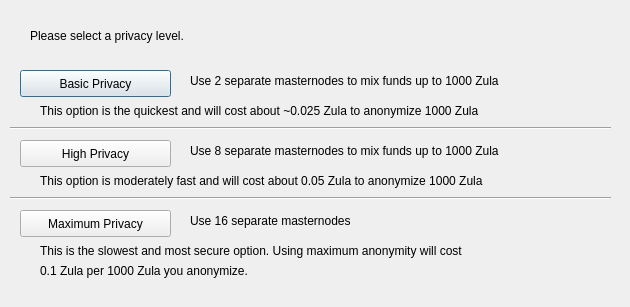
<?xml version="1.0" encoding="UTF-8"?>
<ui version="4.0">
 <class>DarksendConfig</class>
 <widget class="QDialog" name="DarksendConfig">
  <property name="geometry">
   <rect>
    <x>0</x>
    <y>0</y>
    <width>630</width>
    <height>307</height>
   </rect>
  </property>
  <property name="windowTitle">
   <string>Configure PrivateSend</string>
  </property>
  <widget class="QPushButton" name="buttonBasic">
   <property name="geometry">
    <rect>
     <x>20</x>
     <y>70</y>
     <width>151</width>
     <height>27</height>
    </rect>
   </property>
   <property name="text">
    <string>Basic Privacy</string>
   </property>
  </widget>
  <widget class="QPushButton" name="buttonHigh">
   <property name="geometry">
    <rect>
     <x>20</x>
     <y>140</y>
     <width>151</width>
     <height>27</height>
    </rect>
   </property>
   <property name="text">
    <string>High Privacy</string>
   </property>
  </widget>
  <widget class="QPushButton" name="buttonMax">
   <property name="geometry">
    <rect>
     <x>20</x>
     <y>210</y>
     <width>151</width>
     <height>27</height>
    </rect>
   </property>
   <property name="text">
    <string>Maximum Privacy</string>
   </property>
  </widget>
  <widget class="QLabel" name="label">
   <property name="geometry">
    <rect>
     <x>30</x>
     <y>20</y>
     <width>571</width>
     <height>31</height>
    </rect>
   </property>
   <property name="text">
    <string>Please select a privacy level.</string>
   </property>
  </widget>
  <widget class="QLabel" name="label_2">
   <property name="geometry">
    <rect>
     <x>190</x>
     <y>70</y>
     <width>421</width>
     <height>21</height>
    </rect>
   </property>
   <property name="text">
    <string>Use 2 separate masternodes to mix funds up to 1000 Zula</string>
   </property>
  </widget>
  <widget class="QLabel" name="label_3">
   <property name="geometry">
    <rect>
     <x>190</x>
     <y>140</y>
     <width>411</width>
     <height>21</height>
    </rect>
   </property>
   <property name="text">
    <string>Use 8 separate masternodes to mix funds up to 1000 Zula</string>
   </property>
  </widget>
  <widget class="QLabel" name="label_4">
   <property name="geometry">
    <rect>
     <x>190</x>
     <y>210</y>
     <width>421</width>
     <height>21</height>
    </rect>
   </property>
   <property name="text">
    <string>Use 16 separate masternodes</string>
   </property>
  </widget>
  <widget class="QLabel" name="label_6">
   <property name="geometry">
    <rect>
     <x>40</x>
     <y>100</y>
     <width>561</width>
     <height>21</height>
    </rect>
   </property>
   <property name="text">
    <string>This option is the quickest and will cost about ~0.025 Zula to anonymize 1000 Zula</string>
   </property>
  </widget>
  <widget class="QLabel" name="label_7">
   <property name="geometry">
    <rect>
     <x>40</x>
     <y>170</y>
     <width>561</width>
     <height>21</height>
    </rect>
   </property>
   <property name="text">
    <string>This option is moderately fast and will cost about 0.05 Zula to anonymize 1000 Zula</string>
   </property>
  </widget>
  <widget class="QLabel" name="label_8">
   <property name="geometry">
    <rect>
     <x>40</x>
     <y>240</y>
     <width>561</width>
     <height>21</height>
    </rect>
   </property>
   <property name="text">
    <string>This is the slowest and most secure option. Using maximum anonymity will cost</string>
   </property>
  </widget>
  <widget class="QLabel" name="label_9">
   <property name="geometry">
    <rect>
     <x>40</x>
     <y>260</y>
     <width>561</width>
     <height>21</height>
    </rect>
   </property>
   <property name="text">
    <string>0.1 Zula per 1000 Zula you anonymize.</string>
   </property>
  </widget>
  <widget class="Line" name="line">
   <property name="geometry">
    <rect>
     <x>10</x>
     <y>120</y>
     <width>601</width>
     <height>16</height>
    </rect>
   </property>
   <property name="orientation">
    <enum>Qt::Horizontal</enum>
   </property>
  </widget>
  <widget class="Line" name="line_2">
   <property name="geometry">
    <rect>
     <x>10</x>
     <y>190</y>
     <width>601</width>
     <height>16</height>
    </rect>
   </property>
   <property name="orientation">
    <enum>Qt::Horizontal</enum>
   </property>
  </widget>
 </widget>
 <resources/>
 <connections/>
</ui>
